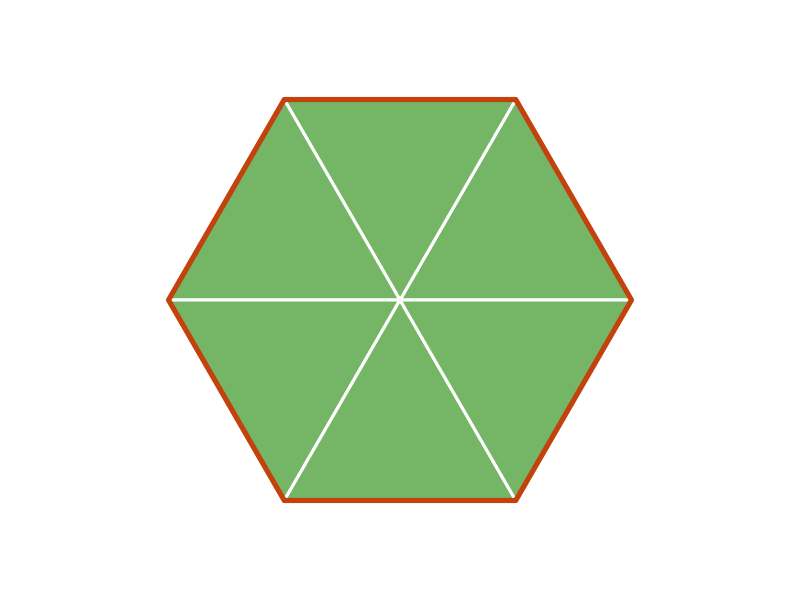
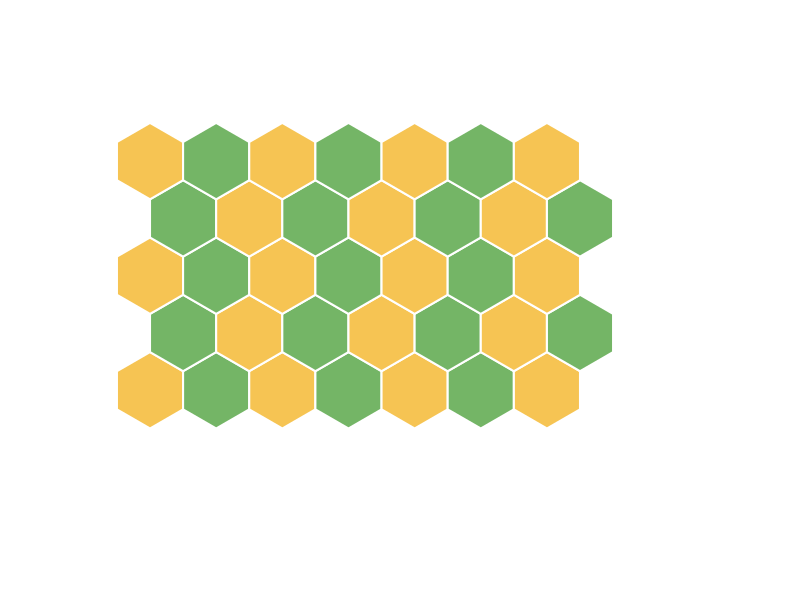
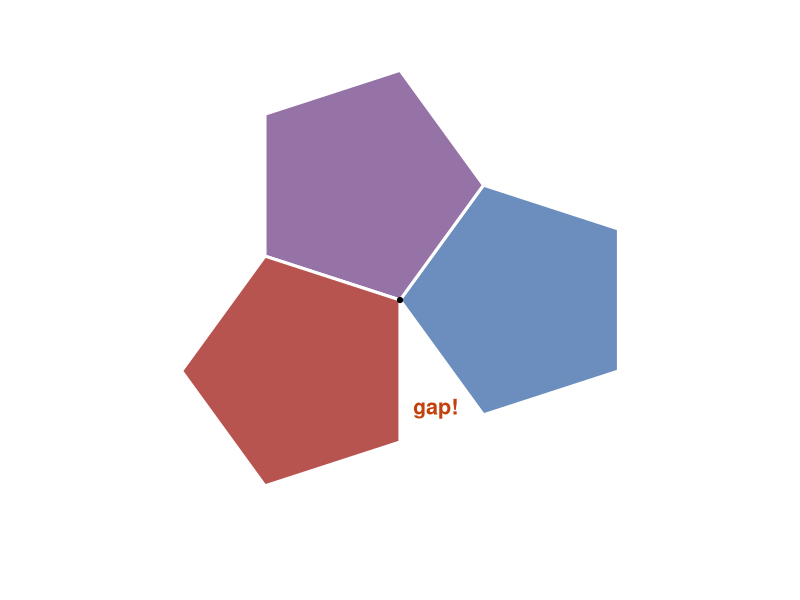
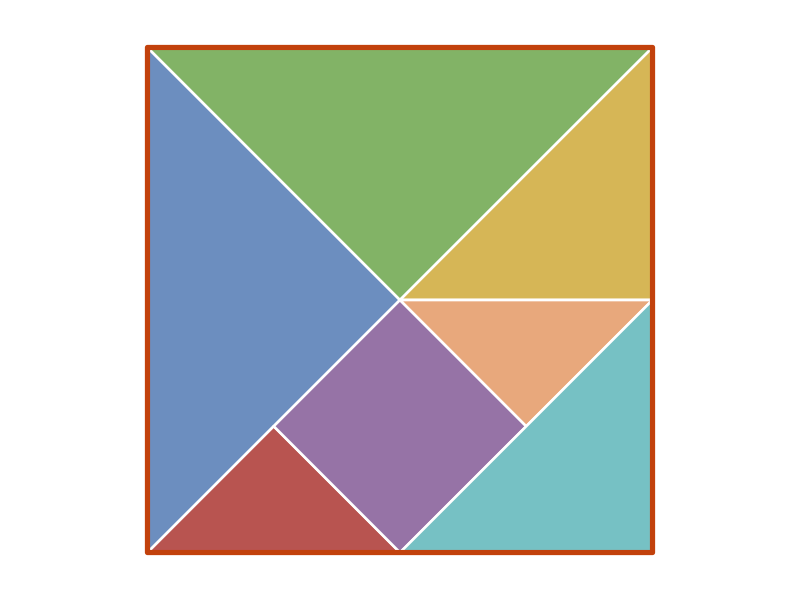

These charts were generated, in order, by the following R code:
## ---- chunk 1
knitr::opts_chunk$set(echo = FALSE, fig.align = "center", dev = "png",
                      fig.width = 5, fig.height = 4, dpi = 150)
orange <- "#c2410c"
pink   <- "#f9c0c0"
green  <- "#74b566"
## ---- chunk 2
par(mar=c(0,0,0,0), pty="s")
ang <- seq(0, 2*pi, length.out=7)
vx <- cos(ang); vy <- sin(ang)
plot(NA, xlim=c(-1.2,1.2), ylim=c(-1.2,1.2), asp=1, axes=FALSE, xlab="", ylab="")
for (i in 1:6) {
  polygon(c(0, vx[i], vx[i+1]), c(0, vy[i], vy[i+1]),
          col=green, border="white", lwd=3)
}
polygon(vx[1:6], vy[1:6], border=orange, lwd=5)
## ---- chunk 3
par(mar=c(0,0,0,0))
hex <- function(cx, cy, r, col) {
  a <- (seq(0,5)*60 + 30) * pi/180
  polygon(cx + r*cos(a), cy + r*sin(a), col=col, border="white", lwd=2)
}
plot(NA, xlim=c(0,8), ylim=c(0,3.6), asp=1, axes=FALSE, xlab="", ylab="")
r <- 0.55; dx <- sqrt(3)*r; dy <- 1.5*r
cols <- c("#f6c453", green)
for (j in 0:4) {
  cy <- 0.5 + j*dy
  xoff <- if (j %% 2 == 0) 0 else dx/2
  for (i in 0:6) {
    cx <- 0.4 + xoff + i*dx
    hex(cx, cy, r, cols[(i+j) %% 2 + 1])
  }
}
## ---- chunk 4
par(mar=c(0,0,0,0), pty="s")
pentagon <- function(alpha, col) {
  R <- 1
  beta <- c(180,108,36,324,252) * pi/180
  cx <- R*cos(alpha); cy <- R*sin(alpha)
  polygon(cx + R*cos(beta+alpha), cy + R*sin(beta+alpha),
          col=col, border="white", lwd=3)
}
plot(NA, xlim=c(-2.3,2.3), ylim=c(-2.3,2.3), asp=1, axes=FALSE, xlab="", ylab="")
pentagon(0,             "#6c8ebf")
pentagon(108*pi/180,    "#9673a6")
pentagon(216*pi/180,    "#b85450")
points(0, 0, pch=19, cex=0.7)
text(0.95*cos(288*pi/180), 0.95*sin(288*pi/180), "gap!",
     col=orange, font=2, cex=1.3)
## ---- chunk 5
par(mar=c(0,0,0,0), pty="s")
plot(NA, xlim=c(-0.2,4.2), ylim=c(-0.2,4.2), asp=1, axes=FALSE, xlab="", ylab="")
P <- list(
  list(x=c(0,0,2),     y=c(0,4,2)),     # large
  list(x=c(0,4,2),     y=c(4,4,2)),     # large
  list(x=c(2,4,4),     y=c(2,4,2)),     # medium
  list(x=c(0,2,1),     y=c(0,0,1)),     # small
  list(x=c(1,2,3,2),   y=c(1,0,1,2)),   # square
  list(x=c(3,2,4),     y=c(1,2,2)),     # small
  list(x=c(2,4,4,3),   y=c(0,0,2,1))    # slanted piece
)
cols <- c("#6c8ebf","#82b366","#d6b656","#b85450",
          "#9673a6","#e8a87c","#76c1c4")
for (k in seq_along(P)) polygon(P[[k]]$x, P[[k]]$y, col=cols[k],
                                border="white", lwd=2.5)
rect(0,0,4,4, border=orange, lwd=5)
